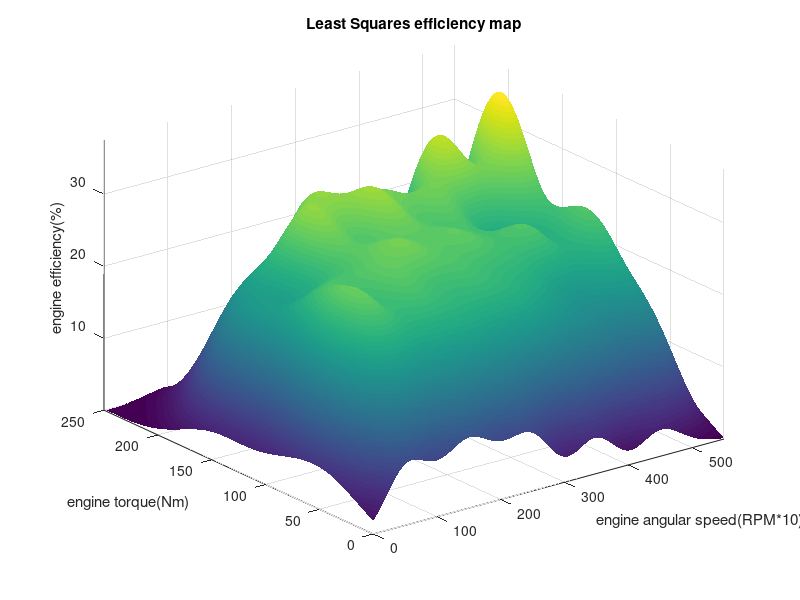
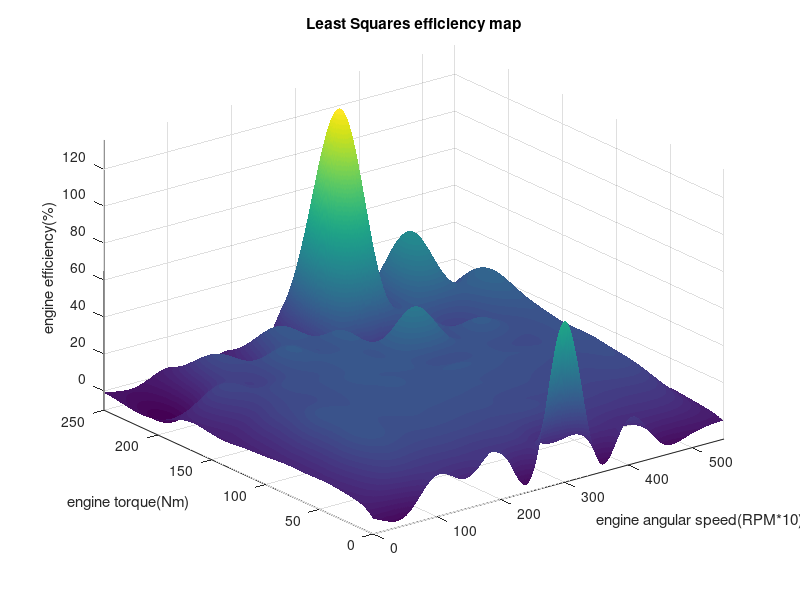
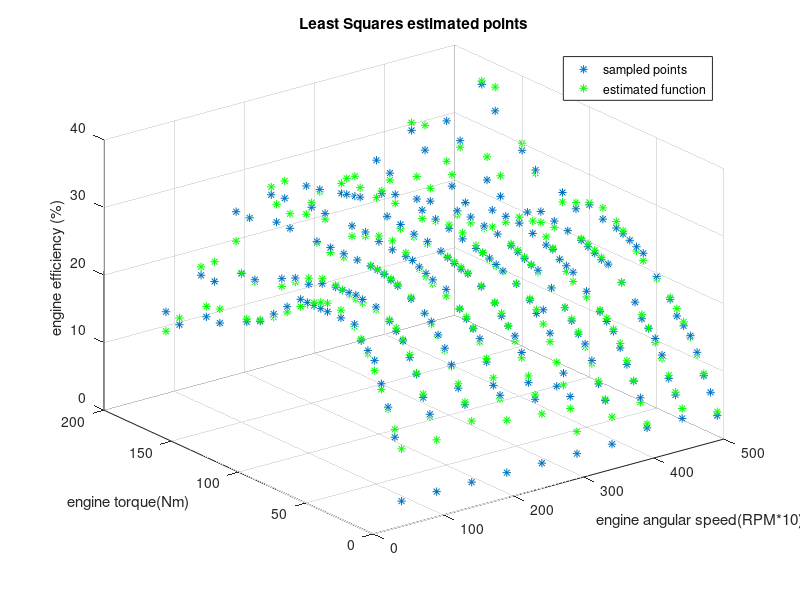

Reproduce these figures in MATLAB, in order. (Note: this script raises an error after producing the figures.)
clear all 
close all
clc

% GOAL:  create a  continuous function which associates each operating 
%        condition of the ICE to an efficiency.
%        Fit the sampled points with a sum of 3D gaussian functions.

% 1.a)   LS FITTING 
% 1.b)   LS FITTING with 110 parameters to simulate overfitting results
% 2.a)   LASSO optimization with all 220 points. 
% 2.b)   LASSO optimization with 110 points. Other 110 left for validation.


% Import data from a given efficiency map
load('sampled_data.mat')
                                                  
speed_data    =      sampled_data(1,:);                                    %engine speed (RPM)
torque_data   =      sampled_data(2,:);                                    %engine torque(Nm)
eta_data      =      sampled_data(3,:);                                    %efficiencies, eta=f(speed, torque)

eta_meas      =      eta_data';                                            %Nx1 column vector 
M             =      length(speed_data);                                   %number of sampled data


%BUILD (w_eng, T_eng) VECTOR
zvals          =      zeros(M,2);
for i=1:M
    zvals(i,1) =      speed_data(1,i);
    zvals(i,2) =      torque_data(1,i);
end


%% 1.a) LS with 110 points and 55 parameters
%  Use 110 points for fitting and other 110 for the validation
%  Use only 55 parameters in order to avoid overfitting


np_model      =     55;                                                    %number of model parameters
M             =     110;                                                   %number of used points 

%averages of the gaussian functions
xav1    =  zeros(1,110);
yav1    =  zeros(1,110);
for i=1:length(speed_data)
    if mod(i,4)==0
       xav1(i/4) =      speed_data(1,i);
       yav1(i/4) =      torque_data(1,i);
    end
end

%divide into FITTING SET and VALIDATION SET         
%BUILD VECTOR (w_eng, T_eng) AND EFFICIENCIES FOR LS

zvals_validation     = [];
eta_meas_validation  = [];
zvals_fitting        = zeros(110,2);
eta_meas_fitting     = zeros(110,1);

for i=1:length(zvals)
    if mod(i,2)==0
       zvals_fitting(i,:)       =   zvals(i,:);
       eta_meas_fitting(i,1)    =   eta_meas(i);
    else
       zvals_validation         =   [zvals_validation;zvals(i,:)];
       eta_meas_validation      =   [eta_meas_validation;eta_meas(i)];
    end
end

zvals_fitting      =    zvals_fitting(~all(zvals_fitting == 0, 2),:);
eta_meas_fitting   =    eta_meas_fitting(~all(eta_meas_fitting == 0, 2),:);

omega  =   30;          %variance of the gaussian functions 

%BUILD THE REGRESSOR MATRIX
PHI=zeros(M,np_model);                                                     
for ind=1:np_model
    PHI(:,ind)  = exp(-((zvals_fitting(:,1)-xav1(ind)).^2 + (zvals_fitting(:,2)-yav1(ind)).^2)/(2*omega^2));  %build the polynomial structure, starting from the largest exponential 
end

A_LS            =   pinv(PHI)*eta_meas_fitting;    

%plot all points etimated efficiencies
PHI=zeros(220,np_model);                                                     
for ind=1:np_model
    PHI(:,ind)  = exp(-((zvals(:,1)-xav1(ind)).^2 + (zvals(:,2)-yav1(ind)).^2)/(2*omega^2));  %build the polynomial structure, starting from the largest exponential 
end
eta_LS     =   PHI*A_LS; 

figure(10),plot3(zvals(:,1),zvals(:,2), eta_meas, '*'), grid on, hold on;
j          =   22;                   
figure(10),plot3(zvals(1:j,1),zvals(1:j,2),eta_LS((1:j),1),'*', 'Color', 'g'),hold on;

for i=2:(220/22) 
figure(10),plot3(zvals(((i-1)*j+1):(j*i),1),zvals(((i-1)*j+1):(j*i),2),eta_LS(((i-1)*j+1):(j*i)),'*', 'Color', 'g'),hold on;
end
legend('sampled points', 'estimated function')
xlabel('engine angular speed(RPM*10)')
ylabel('engine torque(Nm)')
zlabel('engine efficiency (%)')
title('Least Squares estimated points');


%SPACE DISCRETIZATION
x               =   linspace(-0,550,1000);
y               =   linspace(-0,250,1000);
[X,Y]           =   meshgrid(x,y);
 

%EFFICIENCY COMPUTATION FOR DISCRETIZED (w_eng, T_eng) POINTS 
fun=A_LS(1)*exp(-((X-xav1(1)).^2 + (Y-yav1(1)).^2)/(2*omega^2));
  for ind=2:np_model
       fun    =   fun+A_LS(ind)*exp(-((X-xav1(ind)).^2 + (Y-yav1(ind)).^2)/(2*omega^2));
  end
  
Z_LS          =   fun; 

figure
surf(X,Y,Z_LS)
title('Least Squares efficiency map');
xlabel('engine angular speed(RPM*10)')
ylabel('engine torque(Nm)')
zlabel('engine efficiency(%)')
shading interp
axis tight
 
%VALIDATION
X                        =   zvals_validation(:,1);
Y                        =   zvals_validation(:,2);


fun_validation=A_LS(1)*exp(-((X-xav1(1)).^2 + (Y-yav1(1)).^2)/(2*omega^2));
  for ind=2:np_model
      fun_validation     =   fun_validation+A_LS(ind)*exp(-((X-xav1(ind)).^2 + (Y-yav1(ind)).^2)/(2*omega^2));
  end

err_LS                   =   sqrt((eta_meas_validation-fun_validation)'*(eta_meas_validation-fun_validation))


%% 1.b) Simulated overfitting (LS with 110 points and 110 parameters)
%  example of how the LS estimate suffers of overfitting if the dimension 
%  of the parameters vector is doubled.

 np_model      =      110;                                                 %number of model parameters   
 M             =      110;                                                 %number of used points
 
for i=1:length(speed_data)
    if mod(i,2)==0
    xav1(i/2)  =      speed_data(1,i);
    yav1(i/2)  =      torque_data(1,i);
    end
end

zvals_fitting      =      zeros(110,2);
eta_meas_fitting   =      zeros(110,1);
for i=1:length(zvals)
    if mod(i,2)==0
       zvals_fitting(i,:)    =      zvals(i,:);
       eta_meas_fitting(i,1) =      eta_meas(i);
    end
end
zvals_fitting       =    zvals_fitting(~all(zvals_fitting == 0, 2),:);
eta_meas_fitting    =    eta_meas_fitting(~all(eta_meas_fitting == 0, 2),:);

omega         =       30;                                                  %variance of gaussians function

PHI=zeros(M,np_model);                                                     %Initialize regressor matrix 
for ind=1:np_model
    PHI(:,ind) = exp(-((zvals_fitting(:,1)-xav1(ind)).^2 + (zvals_fitting(:,2)-yav1(ind)).^2)/(2*omega^2));  %build the polynomial structure, starting from the largest exponential 
end



A_LS          =   pinv(PHI)*eta_meas_fitting;    
eta_LS        =   PHI*A_LS;

%SPACE DISCRETIZATION
x             =   linspace(-0,550,1000);
y             =   linspace(-0,250,1000);
[X,Y]         =   meshgrid(x,y);
 


%EFFICIENCY COMPUTATION FOR DISCRETIZED (w_eng, T_eng) POINTS 
fun=A_LS(1)*exp(-((X-xav1(1)).^2 + (Y-yav1(1)).^2)/(2*omega^2));
  for ind=2:np_model
       fun    =   fun+A_LS(ind)*exp(-((X-xav1(ind)).^2 + (Y-yav1(ind)).^2)/(2*omega^2));
   end
  
Z_LS          =   fun; 

figure
surf(X,Y,Z_LS)
title('Least Squares efficiency map');
xlabel('engine angular speed(RPM*10)')
ylabel('engine torque(Nm)')
zlabel('engine efficiency(%)')
shading interp
axis tight


%% 2.a) LASSO with 220 points
epsilon      =    3;                                                       %maximum fitting error
np_model     =    220;                                                     %dimension of the parameter vector
omega        =    35;                                                      %gaussian variance 
M            =    220;                                                     %number of used points
PHI          =    zeros(M,np_model);                                       %Initialize regressor matrix (Nmeasurements, each time wih np_model parameters

xav          =    zeros(1,220);
yav          =    zeros(1,220);
for i=1:length(speed_data)
    xav(i)    =      speed_data(1,i);
    yav(i)    =      torque_data(1,i);
end

%BUILD THE POLINOMIAL STRUCTURE 
for ind=1:np_model
    PHI(:,ind)=exp(-((zvals(:,1)-xav(ind)).^2 + (zvals(:,2)-yav(ind)).^2)/(2*omega^2));  
end

cvx_begin  
variable theta_CVX(np_model,1)               %theta_CVX= A_LASSO in the report    
minimize norm(theta_CVX,1) 
%constraints
subject to                            
norm(eta_meas-PHI*theta_CVX,inf)<= epsilon;  
cvx_end 

eta_CVX      =   PHI*theta_CVX; 

%PLOT OF THE FUNCTION OBTAINED WITH LASSO
x             =   linspace(-0,550,1000);
y             =   linspace(-0,250,1000);
[X,Y]         =   meshgrid(x,y);

fun = theta_CVX(1)*exp(-((X-xav(1)).^2 + (Y-yav(1)).^2)/(2*omega^2));
  for ind=2:np_model
       fun=fun+theta_CVX(ind)*exp(-((X-xav(ind)).^2 + (Y-yav(ind)).^2)/(2*omega^2));
   end
  
Z_CVX   =  fun; 

figure
surf(X,Y,Z_CVX)
title('LASSO eta(weng,Teng)');
shading interp
axis tight



%% LASSO with 110 points (other 110 for validation)
epsilon      =    3;                  %desired bound of the lasso
np_model     =    110;
omega        =    35;
M=110;

%divide points into fitting and validation set
for i=1:length(speed_data)
    if mod(i,2)==0
       xav1(i/2) =      speed_data(1,i);
       yav1(i/2) =      torque_data(1,i);
    end
end

zvals_validation         = [];
eta_meas_validation      = [];
zvals_fitting            = zeros(110,2);
eta_meas_fitting         = zeros(110,1);

for i=1:length(zvals)
    if mod(i,2)==0
       zvals_fitting(i,:)      =      zvals(i,:);
       eta_meas_fitting(i,1)   =      eta_meas(i);
    else
       zvals_validation        =      [zvals_validation;zvals(i,:)];
       eta_meas_validation     =      [eta_meas_validation;eta_meas(i)];
    end
end

zvals_fitting       =    zvals_fitting(~all(zvals_fitting == 0, 2),:);
eta_meas_fitting    =    eta_meas_fitting(~all(eta_meas_fitting == 0, 2),:);


M               =    110;

PHI             =    zeros(M,np_model); 

%BUILD THE POLINOMIAL STRUCTURE 
for ind=1:np_model
    PHI(:,ind)=exp(-((zvals_fitting(:,1)-xav1(ind)).^2 + (zvals_fitting(:,2)-yav1(ind)).^2)/(2*omega^2));  
end

cvx_begin  
variable theta_CVX(np_model,1)        
minimize norm(theta_CVX,1) 

subject to                            
norm(eta_meas_fitting-PHI*theta_CVX,inf)<= epsilon;  
cvx_end 

eta_CVX      =   PHI*theta_CVX; 

%plot all points estimated efficiency

PHI             =    zeros(220,np_model); 
for ind=1:np_model
    PHI(:,ind)=exp(-((zvals(:,1)-xav1(ind)).^2 + (zvals(:,2)-yav1(ind)).^2)/(2*omega^2));  
end
eta_CVX      =   PHI*theta_CVX; 

figure(3),plot3(zvals(:,1),zvals(:,2), eta_meas, '*'), grid on, hold on;
j            =   22;                   
figure(3),plot3(zvals(1:j,1),zvals(1:j,2),eta_CVX((1:j),1),'*', 'Color', 'r'),hold on;

for i=2:(220/22) 
figure(3),plot3(zvals(((i-1)*j+1):(j*i),1),zvals(((i-1)*j+1):(j*i),2),eta_CVX(((i-1)*j+1):(j*i)),'*', 'Color', 'r'),hold on;
end
legend('sampled points', 'estimated function')
xlabel('engine angular speed(RPM*10)')
ylabel('engine torque(Nm)')
zlabel('engine efficiency(%)')
title('LASSO estimated points');


%PLOT OF THE FUNCTION OBTAINED WITH LASSO
x             =   linspace(-0,550,1000);
y             =   linspace(-0,250,1000);
[X,Y]         =   meshgrid(x,y);

fun = theta_CVX(1)*exp(-((X-xav1(1)).^2 + (Y-yav1(1)).^2)/(2*omega^2));
  for ind=2:np_model
       fun=fun+theta_CVX(ind)*exp(-((X-xav1(ind)).^2 + (Y-yav1(ind)).^2)/(2*omega^2));
   end
  
Z_CVX   =  fun; 

figure
surf(X,Y,Z_CVX)
title('LASSO efficiency map');
xlabel('engine angular speed(RPM*10)')
ylabel('engine torque(Nm)')
zlabel('engine efficiency(%)')
shading interp
axis tight


%VALIDATION

X     =   zvals_validation(:,1);
Y     =   zvals_validation(:,2);


fun_validation = theta_CVX(1)*exp(-((X-xav1(1)).^2 + (Y-yav1(1)).^2)/(2*omega^2));
  for ind=2:np_model
      fun_validation=fun_validation+theta_CVX(ind)*exp(-((X-xav1(ind)).^2 + (Y-yav1(ind)).^2)/(2*omega^2));
  end

err_LASSO       =   sqrt((eta_meas_validation-fun_validation)'*(eta_meas_validation-fun_validation))






